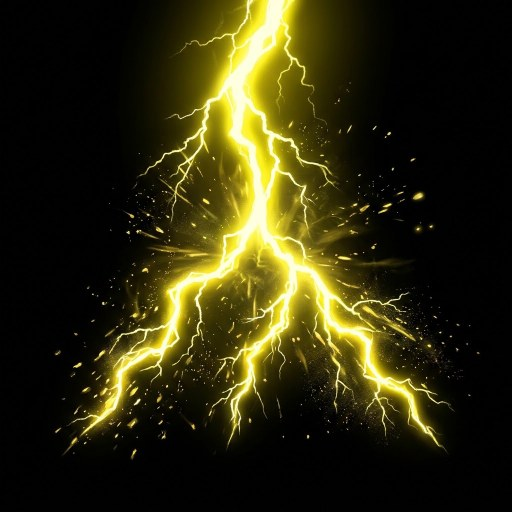
#> input picture zdroj/karty/blesk.jpg, 512 x 512 px; its folder holds only this picture in this run
$ python karty-dither.py
#> lines starting #> are read from the running program, lines starting #| are printed output that depends on the picture; after the words box and inside, x2 and y2 are one past the last pixel; in counts of white or black regions, pixels touching at a corner belong together
# Fotky kúziel a palíc → štýl hry: FAREBNÝ dither (Lukáš 26. 10.) – 3 tóny: tma, farba kúzla, svetlo,
# usporiadaný dither 4×4, 128 px (v hre ostré pixely). Farba sa zistí z obrázka (priemer sýtych pixelov).
# Použitie: python3 nastroje/karty-dither.py   (zdroj/karty/*.jpg → zdroj/karty/*.png, originály ostanú)
import glob, colorsys, numpy as np
from PIL import Image
B = np.array([[0,8,2,10],[12,4,14,6],[3,11,1,9],[15,7,13,5]]) / 16 + 1/32
S = 128
INK, CREAM = np.array([14, 14, 16]), np.array([250, 244, 226])
for f in sorted(glob.glob('zdroj/karty/*.jpg')):
    src = Image.open(f).convert('RGB').resize((S, S), Image.LANCZOS)
    rgb = np.asarray(src, np.float32)
    mx, mn = rgb.max(2), rgb.min(2); sat = (mx - mn) / np.maximum(mx, 1)
#> after `mx, mn = (rgb.max(2), rgb.min(2))`:
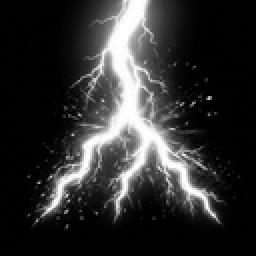
#> mx: shape (128, 128) float32 (shown 2 times larger); min 0, max 255, mean 47.8
#> after `sat = (mx - mn) / np.maximum(mx, 1)`:
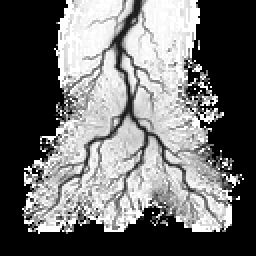
#> sat: shape (128, 128) float32 (shown 2 times larger); min 0, max 1, mean 0.432
    w = (sat * (mx / 255)) ** 2
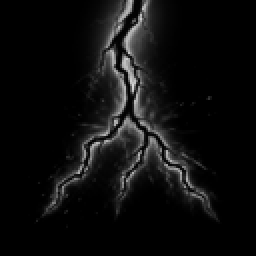
#> w: shape (128, 128) float32 (shown 2 times larger); min 0, max 0.849, mean 0.0554
    col = (rgb * w[..., None]).sum((0, 1)) / max(w.sum(), 1e-3) if w.sum() > 1 else np.array([200, 190, 170])
#> col = [177.3, 164.7, 39.5]
    h, l, s_ = colorsys.rgb_to_hls(*(col / 255)); col = np.array(colorsys.hls_to_rgb(h, 0.55, max(0.55, min(0.9, s_ * 1.3)))) * 255   # čistá, žiarivá farba
#> after `h, l, s_ = colorsys.rgb_to_hls(*col / 255)`: h = 0.151; l = 0.425; s_ = 0.636
#> after `col = np.array(colorsys.hls_to_rgb(h, 0.55, max(0.55, min(0.9, s_ * 1.`: col = [235.1, 217.7, 45.43]
    pal = np.array([INK, col * 0.85, col * 0.3 + CREAM * 0.7])   # len 3 tóny → výraznejšie bodky (Lukáš 26. 10.: „málo bodkované“)
#> pal = [[14, 14, 16], [199.8, 185, 38.62], [245.5, 236.1, 171.8]]
    a = rgb.mean(2) / 255
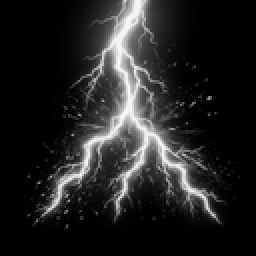
#> a: shape (128, 128) float32 (shown 2 times larger); min 0, max 0.979, mean 0.14
    lo, hi = np.percentile(a, 2), np.percentile(a, 98); a = np.clip((a - lo) / max(hi - lo, 1e-3), 0, 1)
#> after `lo, hi = (np.percentile(a, 2), np.percentile(a, 98))`: lo = 0; hi = 0.892
    t = a * 2; base = np.floor(t).clip(0, 1); frac = t - base
#> after `base = np.floor(t).clip(0, 1)`:
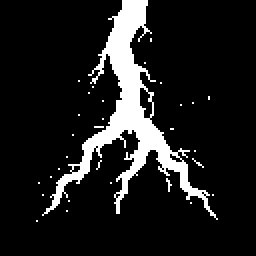
#> base: shape (128, 128) float32 (shown 2 times larger); values 0 (black) and 1 (white), 11.6% white; 31 white regions (30 under 20 px), largest, box (x1, y1, x2, y2) and area: (21, 0, 109, 110) 1839
#> after `frac = t - base`:
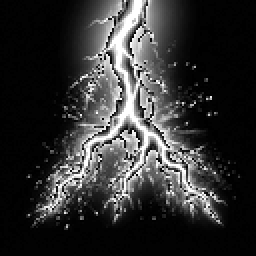
#> frac: shape (128, 128) float32 (shown 2 times larger); min 0, max 1, mean 0.196
    idx = (base + (frac > np.tile(B, (S // 4, S // 4)))).astype(int).clip(0, 2)
    Image.fromarray(pal[idx].astype(np.uint8)).save(f[:-4] + '.png', optimize=True)
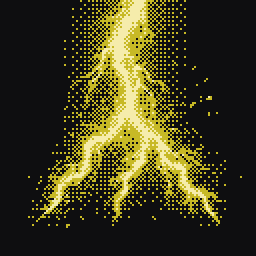
#> saved as blesk.png: PIL image 128x128 RGB (shown 2 times larger); mean R, G, B 62.4, 59.3, 29.9
print('hotovo', len(glob.glob('zdroj/karty/*.png')))

$ run again, on zdroj/karty/kamen.jpg
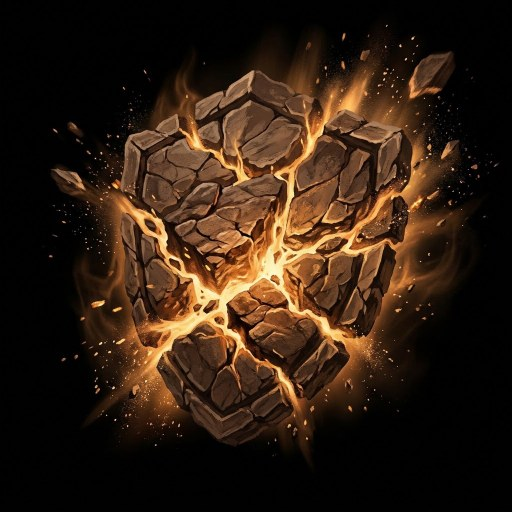
#> input picture zdroj/karty/kamen.jpg, 512 x 512 px
#> `col = (rgb * w[..., None]).sum((0, 1)) / max(w.sum(), 1e-3) if w.sum()..`: col = [157.6, 103.5, 56.02]
#> h = 0.0778; l = 0.419; s_ = 0.476
#> `col = np.array(colorsys.hls_to_rgb(h, 0.55, max(0.55, min(0.9, s_ * 1.`: col = [211.2, 135.5, 69.31]
#> pal = [[14, 14, 16], [179.5, 115.2, 58.91], [238.4, 211.5, 179]]
#> lo = 0; hi = 0.655
#> `base = np.floor(t).clip(0, 1)`:
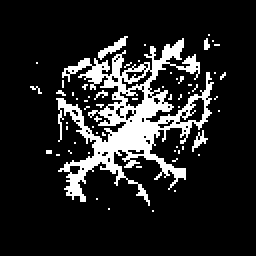
#> base: shape (128, 128) float32 (shown 2 times larger); values 0 (black) and 1 (white), 14.4% white; 59 white regions (56 under 20 px), largest, box (x1, y1, x2, y2) and area: (28, 19, 107, 103) 2119, (49, 18, 64, 30) 58, (96, 65, 104, 76) 32
#> `Image.fromarray(pal[idx].astype(np.uint8)).save(f[:-4] + '.png', optim..`:
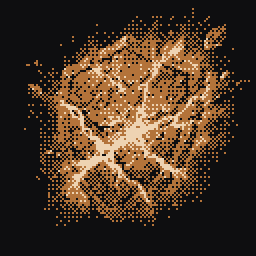
#> saved as kamen.png: PIL image 128x128 RGB (shown 2 times larger); mean R, G, B 71.2, 52.6, 36.9
